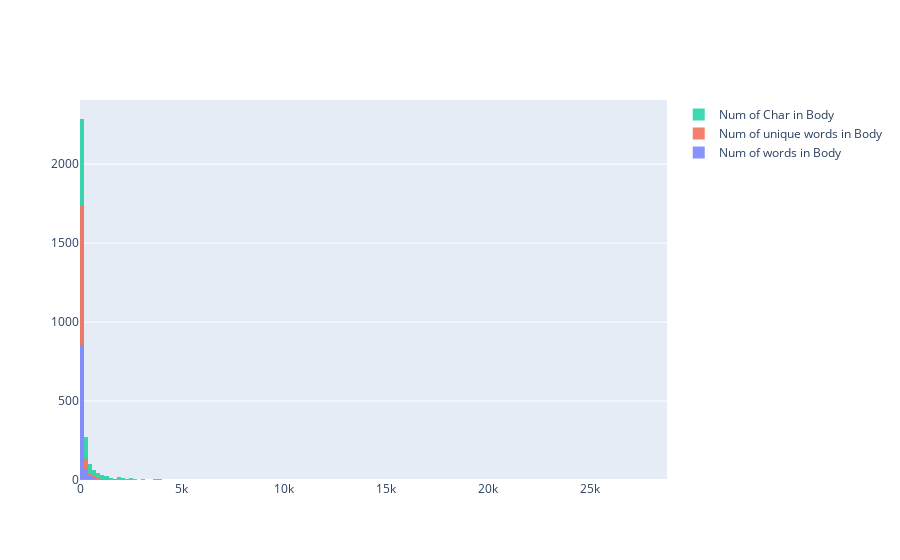

Source (notebook cell):
### Code cell
fig = go.Figure()
fig.add_trace(go.Histogram(x=data['num_words_body'],name = 'Num of words in Body'))
fig.add_trace(go.Histogram(x=data['num_unique_words_body'],name = 'Num of unique words in Body'))
fig.add_trace(go.Histogram(x=data['num_chars_body'],name = 'Num of Char in Body'))
fig.update_layout(barmode='stack')
fig.update_traces(opacity=0.75)
fig.show()

### Figure 1 — Plotly figure (JSON) as saved in the notebook; plotly's stock layout.template omitted (floating-point values rounded to 4 significant figures; data arrays with more than 128 entries replaced by an {"elided": "..."} marker saying what was removed)
{"data": [{"name": "Num of words in Body", "opacity": 0.75, "type": "histogram", "x": {"elided": "989 int values"}}, {"name": "Num of unique words in Body", "opacity": 0.75, "type": "histogram", "x": {"elided": "989 int values"}}, {"name": "Num of Char in Body", "opacity": 0.75, "type": "histogram", "x": {"elided": "989 int values"}}], "layout": {"barmode": "stack"}}
